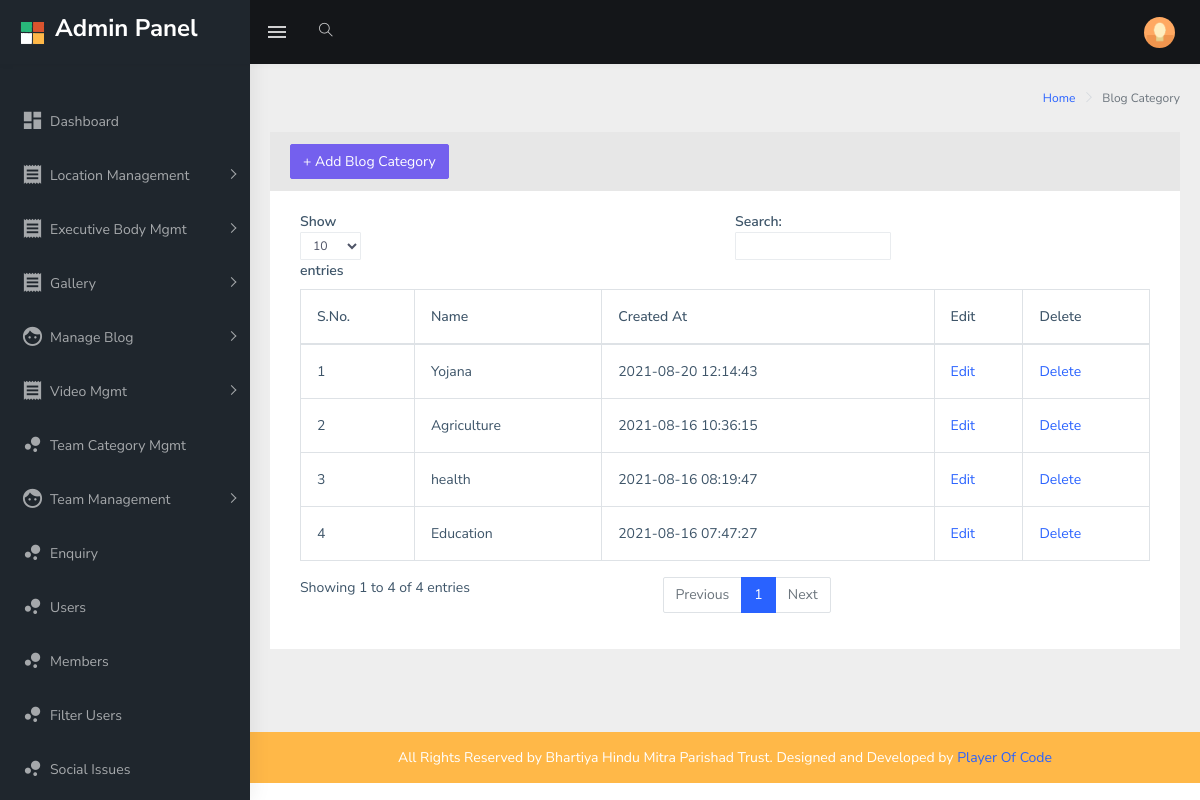
The page /admin/blog_category on the database its author committed.
### tables this page shows
CREATE TABLE `blog_category` (
  `cat_id` int(11) NOT NULL,
  `cat_name` varchar(255) NOT NULL,
  `created_at` datetime NOT NULL DEFAULT current_timestamp()
);

### application/controllers/Admin.php (called while the page is built, shortened)
<?php
class Admin extends CI_Controller {
	public function __construct()
	{
		$this->load->model('Admin_model','model');
	}
		public function blog_category()
		{
		    $data['blog_category']=$this->model->getBlogCategory();
		 	$this->load->view('admin/header');
			$this->load->view('admin/sidebar');
			$this->load->view('admin/blog_category',$data);
			$this->load->view('admin/footer');
		}
}
?>

### index.php (called while the page is built, shortened)
<?php
require_once BASEPATH.'core/CodeIgniter.php';

### application/models/Admin_model.php (called while the page is built, shortened)
<?php
class Admin_model extends CI_model{
		public function getBlogCategory($cat_id='')
		{
		    if($cat_id):
		        return $this->db->get_where('blog_category',array('cat_id'=>$cat_id))->result();
		        else:
		            $this->db->order_by('cat_id','desc');
		            return $this->db->get('blog_category')->result();
		            endif;
		}
}
?>

### application/views/admin/blog_category.php (the view, shortened to what this page needs)
<div class="page-wrapper">
            <div class="page-breadcrumb">
                <div class="row">
                    <div class="col-12 d-flex no-block align-items-center">
                        <div class="ml-auto text-right">
                            <nav aria-label="breadcrumb">
                                <ol class="breadcrumb">
                                    <li class="breadcrumb-item"><a href="<?php echo base_url();?>">Home</a></li>
                                    <li class="breadcrumb-item active" aria-current="page">Blog Category</li>
                                </ol>
                            </nav>
                        </div>
                    </div>
                </div>
            </div>
            <div class="container-fluid">
                <div class="row">
                    <div class="col-12">
                        <div class="card-header">
                            <button class="btn btn-primary" data-toggle="modal" data-target="#exampleModal">+ Add Blog Category</button>
                        </div>
                        <div class="card">
                            <div class="card-body">
                                <div class="table-responsive">
                                    <table id="zero_config" class="table table-hover table-bordered">
                                        <thead>
                                            <tr>
                                                <th>S.No.</th>
                                                <th>Name</th>
                                                <th>Created At</th>
                                                <th>Edit</th>
                                                <th>Delete</th>
                                            </tr>
                                        </thead>
                                        <tbody>
                                            <?php
                                            $i=1;
                                            foreach ($blog_category as $key): ?>
                                              <tr>
                                                <td><?php echo $i; ?></td>
                                                <td><?php echo $key->cat_name; ?></td>
                                                <td><?php echo $key->created_at; ?></td>
                                                <td><a href="<?php echo base_url('admin/editBlogCategory/'.$key->cat_id);?>">Edit</a></td>
                                                <td><a onclick="return confirm('Are you sure?');" href="<?php echo base_url('admin/deleteBlogCategory/'.$key->cat_id);?>">Delete</a></td>
                                            <?php $i++;endforeach ?>
                                        </tbody>
                                    </table>
                                </div>
                            </div>
                        </div>
                    </div>
                </div>
            </div>

### application/views/admin/header.php (shortened to what this page needs)
<!DOCTYPE html>
<html dir="ltr" lang="en">
<head>
    <link href="<?php echo base_url('assets/admin/'); ?>assets/libs/flot/css/float-chart.css" rel="stylesheet">
    <link href="<?php echo base_url('assets/admin/'); ?>dist/css/style.min.css" rel="stylesheet">
</head>
<body>
    <div id="main-wrapper">
        <header class="topbar" data-navbarbg="skin5">
            <nav class="navbar top-navbar navbar-expand-md navbar-dark">
                <div class="navbar-header" data-logobg="skin5">
                    <a class="navbar-brand" href="<?php echo base_url('admin/dashboard');?>">
                        <b class="logo-icon p-l-10">
                            <img src="<?php echo base_url('assets/admin/');?>assets/images/logo-icon.png" alt="homepage" class="light-logo" />
                        </b>
                        <span class="logo-text">
                             <h3>Admin Panel</h3>
                        </span>
                    </a>
                </div>
                <div class="navbar-collapse collapse" id="navbarSupportedContent" data-navbarbg="skin5">
                    <ul class="navbar-nav float-left mr-auto">
                        <li class="nav-item d-none d-md-block"><a class="nav-link sidebartoggler waves-effect waves-light" href="javascript:void(0)" data-sidebartype="mini-sidebar"><i class="mdi mdi-menu font-24"></i></a></li>
                        <li class="nav-item search-box"> <a class="nav-link waves-effect waves-dark" href="javascript:void(0)"><i class="ti-search"></i></a>
                        </li>
                    </ul>
                    <ul class="navbar-nav float-right">
                        <li class="nav-item dropdown">
                            <a class="nav-link dropdown-toggle text-muted waves-effect waves-dark pro-pic" href="" data-toggle="dropdown" aria-haspopup="true" aria-expanded="false"><img src="<?php echo base_url('assets/admin/'); ?>assets/images/users/1.jpg" alt="user" class="rounded-circle" width="31"></a>
                        </li>
                    </ul>
                </div>
            </nav>
        </header>

### application/views/admin/sidebar.php (shortened to what this page needs)
<aside class="left-sidebar" data-sidebarbg="skin5">
          <div class="scroll-sidebar">
              <nav class="sidebar-nav">
                  <ul id="sidebarnav" class="p-t-30">
                   <li class="sidebar-item"> <a class="sidebar-link waves-effect waves-dark sidebar-link" href="<?php echo base_url('admin/dashboard');?>" aria-expanded="false"><i class="mdi mdi-view-dashboard"></i><span class="hide-menu">Dashboard</span></a></li>
                   <li class="sidebar-item"> <a class="sidebar-link has-arrow waves-effect waves-dark" href="javascript:void(0)" aria-expanded="false"><i class="mdi mdi-receipt"></i><span class="hide-menu">Location Management</span></a>
                      </li>
                       <li class="sidebar-item"> <a class="sidebar-link has-arrow waves-effect waves-dark" href="javascript:void(0)" aria-expanded="false"><i class="mdi mdi-receipt"></i><span class="hide-menu">Executive Body Mgmt</span></a>
                      </li>
                       <li class="sidebar-item"> <a class="sidebar-link has-arrow waves-effect waves-dark" href="javascript:void(0)" aria-expanded="false"><i class="mdi mdi-receipt"></i><span class="hide-menu">Gallery </span></a>
                      </li>
                      <li class="sidebar-item"><a class="sidebar-link has-arrow waves-effect waves-dark" href="javascript:void(0)" aria-expanded="false"><i class="mdi mdi-face"></i><span class="hide-menu">Manage Blog </span></a>
                      </li>
                      <li class="sidebar-item"> <a class="sidebar-link has-arrow waves-effect waves-dark" href="javascript:void(0)" aria-expanded="false"><i class="mdi mdi-receipt"></i><span class="hide-menu">Video Mgmt </span></a>
                      </li>
                       <li class="sidebar-item"> <a class="sidebar-link waves-effect waves-dark sidebar-link" href="<?php echo base_url('admin/team_category');?>" aria-expanded="false"><i class="mdi mdi-chart-bubble"></i><span class="hide-menu">Team Category Mgmt</span></a></li>
                       <li class="sidebar-item"><a class="sidebar-link has-arrow waves-effect waves-dark" href="javascript:void(0)" aria-expanded="false"><i class="mdi mdi-face"></i><span class="hide-menu">Team Management </span></a>
                      </li>
                       <li class="sidebar-item"> <a class="sidebar-link waves-effect waves-dark sidebar-link" href="<?php echo base_url('admin/enquiry');?>" aria-expanded="false"><i class="mdi mdi-chart-bubble"></i><span class="hide-menu">Enquiry</span></a></li>
                        <li class="sidebar-item"> <a class="sidebar-link waves-effect waves-dark sidebar-link" href="<?php echo base_url('admin/users');?>" aria-expanded="false"><i class="mdi mdi-chart-bubble"></i><span class="hide-menu">Users</span></a></li>
                        <li class="sidebar-item"> <a class="sidebar-link waves-effect waves-dark sidebar-link" href="<?php echo base_url('admin/members');?>" aria-expanded="false"><i class="mdi mdi-chart-bubble"></i><span class="hide-menu">Members</span></a></li>
                        <li class="sidebar-item"> <a class="sidebar-link waves-effect waves-dark sidebar-link" href="<?php echo base_url('admin/filter_user');?>" aria-expanded="false"><i class="mdi mdi-chart-bubble"></i><span class="hide-menu">Filter Users</span></a></li>
                       <li class="sidebar-item"> <a class="sidebar-link waves-effect waves-dark sidebar-link" href="<?php echo base_url('admin/social_issue');?>" aria-expanded="false"><i class="mdi mdi-chart-bubble"></i><span class="hide-menu">Social Issues</span></a></li>
                  </ul>
              </nav>
          </div>
      </aside>

### application/views/admin/footer.php (shortened to what this page needs)
            <footer class="footer text-center bg-warning text-white">
                All Rights Reserved by <?php echo APP_NAME;?>. Designed and Developed by <a href="https://playerofcode.in/">Player Of Code</a>
            </footer>
        </div>
    </div>
</body>
</html>

### rows shown on the page
blog_category: cat_name "Yojana", created_at "2021-08-20 12:14:43"
blog_category: cat_name "Agriculture", created_at "2021-08-16 10:36:15"
blog_category: cat_name "health", created_at "2021-08-16 08:19:47"
blog_category: cat_name "Education", created_at "2021-08-16 07:47:27"

### other values the page prints
APP_NAME "Bhartiya Hindu Mitra Parishad Trust"
